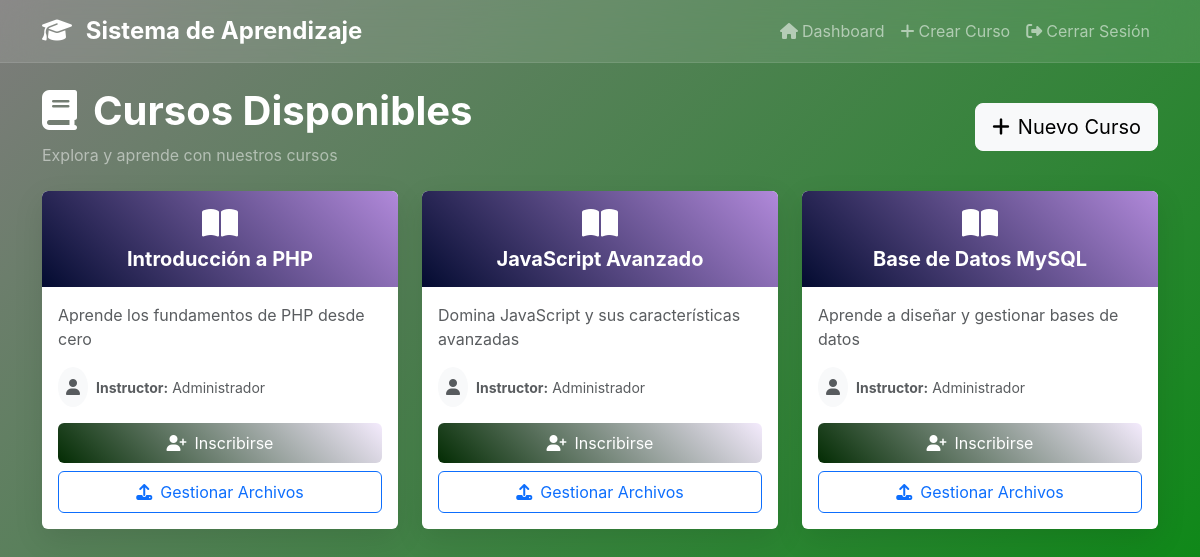
Page /cursos.php (signed in) on the committed database.
### tables this page shows
CREATE TABLE cursos (
    id INT AUTO_INCREMENT PRIMARY KEY,
    titulo VARCHAR(200) NOT NULL,
    descripcion TEXT,
    instructor_id INT,
    fecha_creacion TIMESTAMP DEFAULT CURRENT_TIMESTAMP,
    FOREIGN KEY (instructor_id) REFERENCES usuarios(id)
);

CREATE TABLE usuarios (
    id INT AUTO_INCREMENT PRIMARY KEY,
    nombre VARCHAR(100) NOT NULL,
    email VARCHAR(100) UNIQUE NOT NULL,
    password VARCHAR(255) NOT NULL,
    tipo ENUM('estudiante', 'instructor', 'admin') DEFAULT 'estudiante',
    fecha_registro TIMESTAMP DEFAULT CURRENT_TIMESTAMP
);

### app/controllers/CursoController.php (called while the page is built, shortened)
<?php
require_once '../config/database.php';
require_once '../app/models/Curso.php';
class CursoController {
    private $curso;
    public function __construct() {
        $database = new Database();
        $this->db = $database->getConnection();
        $this->curso = new Curso($this->db);
    }
    public function index() {
        $stmt = $this->curso->obtenerTodos();
        $cursos = $stmt->fetchAll(PDO::FETCH_ASSOC);
        include '../app/views/cursos.php';
    }
}
?>

### public/cursos.php (called while the page is built, shortened)
<?php
require_once '../app/controllers/CursoController.php';
$controller = new CursoController();
$controller->index();
?>

### config/database.php (called while the page is built, shortened)
<?php
class Database {
    private $host = 'localhost';
    private $db_name = 'sistema_aprendizaje';
    private $username = 'root';
    private $password = '';
    public function getConnection() {
        $this->conn = null;
        try {
            $this->conn = new PDO("mysql:host=" . $this->host . ";dbname=" . $this->db_name, $this->username, $this->password);
            $this->conn->exec("set names utf8");
        } catch(PDOException $exception) {
            echo "Error de conexión: " . $exception->getMessage();
        }
        return $this->conn;
    }
}
?>

### app/models/Curso.php (called while the page is built, shortened)
<?php
class Curso {
    private $conn;
    private $table_name = "cursos";
    public function __construct($db) {
        $this->conn = $db;
    }
    public function obtenerTodos() {
        $query = "SELECT c.id, c.titulo, c.descripcion, u.nombre as instructor
                  FROM " . $this->table_name . " c
                  LEFT JOIN usuarios u ON c.instructor_id = u.id";
        $stmt = $this->conn->prepare($query);
        $stmt->execute();
        return $stmt;
    }
}
?>

### app/views/cursos.php (the view, shortened to what this page needs)
<!DOCTYPE html>
<html lang="es">
<head>
    <link href="https://cdn.jsdelivr.net/npm/bootstrap@5.3.0/dist/css/bootstrap.min.css" rel="stylesheet">
    <link href="https://cdnjs.cloudflare.com/ajax/libs/font-awesome/6.4.0/css/all.min.css" rel="stylesheet">
    <link rel="stylesheet" href="../public/css/style.css">
</head>
<body>
    <nav class="navbar navbar-expand-lg navbar-dark navbar-custom">
        <div class="container">
            <a class="navbar-brand" href="dashboard.php">
                <i class="fas fa-graduation-cap me-2"></i>
                Sistema de Aprendizaje
            </a>
            <div class="collapse navbar-collapse" id="navbarNav">
                <ul class="navbar-nav ms-auto">
                    <li class="nav-item">
                        <a class="nav-link" href="dashboard.php">
                            <i class="fas fa-home me-1"></i>Dashboard
                        </a>
                    </li>
                    <?php if($_SESSION['usuario_tipo'] == 'instructor' || $_SESSION['usuario_tipo'] == 'admin'): ?>
                    <li class="nav-item">
                        <a class="nav-link" href="crear_curso.php">
                            <i class="fas fa-plus me-1"></i>Crear Curso
                        </a>
                    </li>
                    <?php endif; ?>
                    <li class="nav-item">
                        <a class="nav-link" href="logout.php">
                            <i class="fas fa-sign-out-alt me-1"></i>Cerrar Sesión
                        </a>
                    </li>
                </ul>
            </div>
        </div>
    </nav>
    <div class="container mt-4">
        <div class="row mb-4">
            <div class="col">
                <div class="d-flex justify-content-between align-items-center">
                    <div>
                        <h1 class="text-white fw-bold mb-2">
                            <i class="fas fa-book me-3"></i>Cursos Disponibles
                        </h1>
                        <p class="text-white-50 mb-0">Explora y aprende con nuestros cursos</p>
                    </div>
                    <?php if($_SESSION['usuario_tipo'] == 'instructor' || $_SESSION['usuario_tipo'] == 'admin'): ?>
                    <a href="crear_curso.php" class="btn btn-light btn-lg">
                        <i class="fas fa-plus me-2"></i>Nuevo Curso
                    </a>
                    <?php endif; ?>
                </div>
            </div>
        </div>
        <div class="row">
            <?php foreach($cursos as $curso): ?>
                <div class="col-lg-4 col-md-6 mb-4">
                    <div class="card curso-card h-100 border-0">
                        <div class="card-header text-center py-3">
                            <i class="fas fa-book-open fa-2x mb-2"></i>
                            <h5 class="mb-0 fw-bold"><?php echo htmlspecialchars($curso['titulo']); ?></h5>
                        </div>
                        <div class="card-body d-flex flex-column">
                            <p class="card-text text-muted mb-3">
                                <?php echo htmlspecialchars($curso['descripcion']); ?>
                            </p>
                            <div class="mt-auto">
                                <div class="d-flex align-items-center mb-3">
                                    <div class="bg-light rounded-circle p-2 me-2">
                                        <i class="fas fa-user text-muted"></i>
                                    </div>
                                    <small class="text-muted">
                                        <strong>Instructor:</strong> <?php echo htmlspecialchars($curso['instructor']); ?>
                                    </small>
                                </div>
                                <button onclick="inscribirse(<?php echo $curso['id']; ?>)"
                                        class="btn btn-gradient w-100 py-2 mb-2">
                                    <i class="fas fa-user-plus me-2"></i>Inscribirse
                                </button>
                                <?php if($_SESSION['usuario_tipo'] == 'admin'): ?>
                                <a href="gestionar_archivos.php?curso_id=<?php echo $curso['id']; ?>"
                                   class="btn btn-outline-primary w-100 py-2">
                                    <i class="fas fa-upload me-2"></i>Gestionar Archivos
                                </a>
                                <?php endif; ?>
                            </div>
                        </div>
                    </div>
                </div>
            <?php endforeach; ?>
        </div>
    </div>
</body>
</html>

### public/css/style.css (style rules this page uses)
:root { --primary-gradient: linear-gradient(135deg, #7e7c7c 0%, #008a0b 100%); --card-shadow: 0 10px 30px rgba(0,0,0,0.1); --hover-shadow: 0 15px 40px rgba(0,0,0,0.15); }
body { background: var(--primary-gradient); min-height: 100vh; font-family: 'Inter', -apple-system, BlinkMacSystemFont, sans-serif; }
.navbar-custom { background: rgba(255, 255, 255, 0.1) !important; backdrop-filter: blur(20px); border-bottom: 1px solid rgba(255, 255, 255, 0.1); }
.navbar-brand { font-weight: 700; font-size: 1.5rem; }
.curso-card { transition: all 0.3s ease; border: none; box-shadow: var(--card-shadow); overflow: hidden; }
.curso-card .card-header { background: linear-gradient(45deg, #030b30, #b189da); color: white; border: none; }
.btn-gradient { background: linear-gradient(45deg, #032c03, #f4ebfd); border: none; color: white; transition: all 0.3s ease; }

### rows in the picture
cursos: titulo "Introducción a PHP", descripcion "Aprende los fundamentos de PHP desde cero", instructor.nombre "Administrador"
cursos: titulo "JavaScript Avanzado", descripcion "Domina JavaScript y sus características avanzadas", instructor.nombre "Administrador"
cursos: titulo "Base de Datos MySQL", descripcion "Aprende a diseñar y gestionar bases de datos", instructor.nombre "Administrador"
